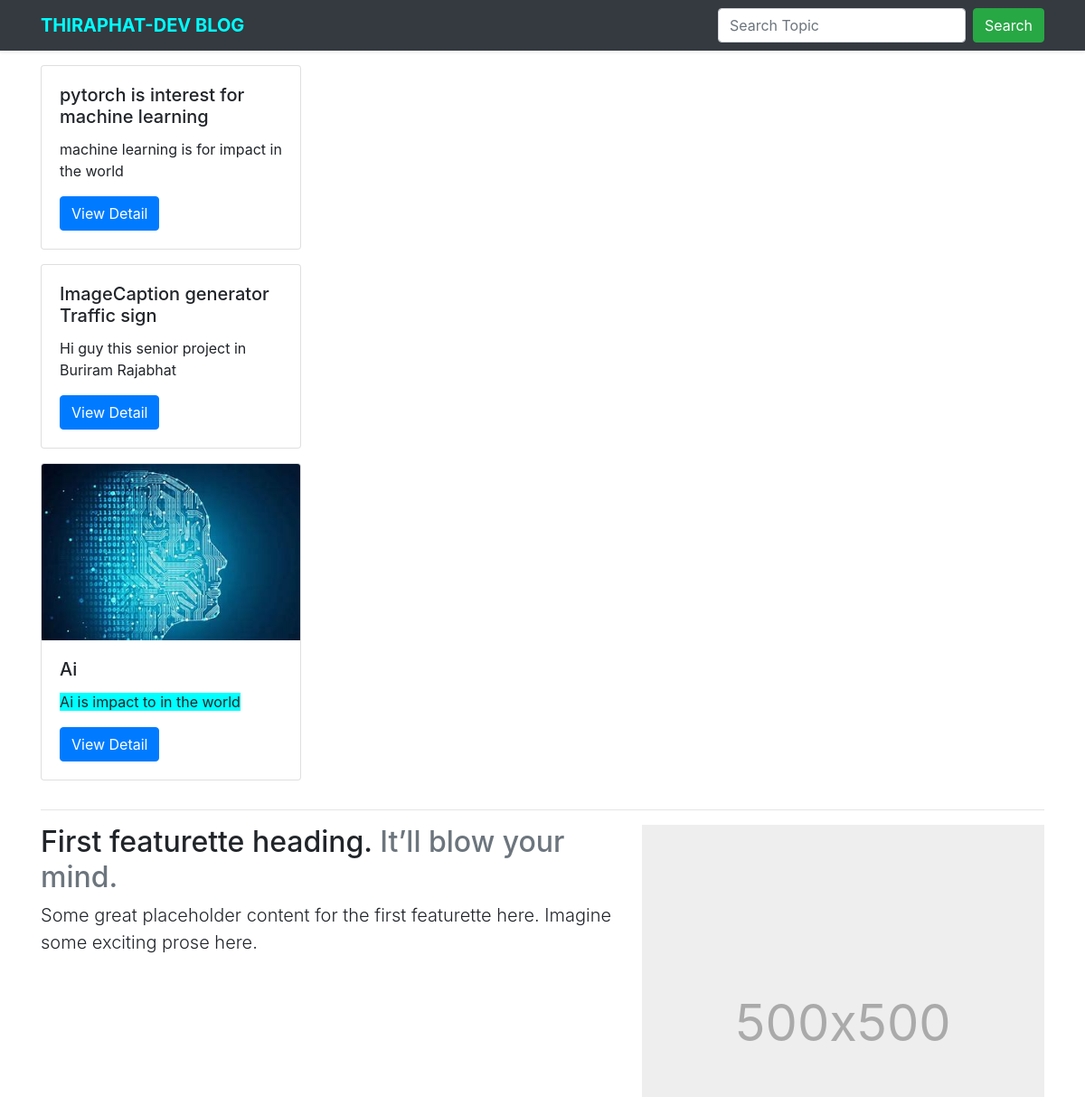
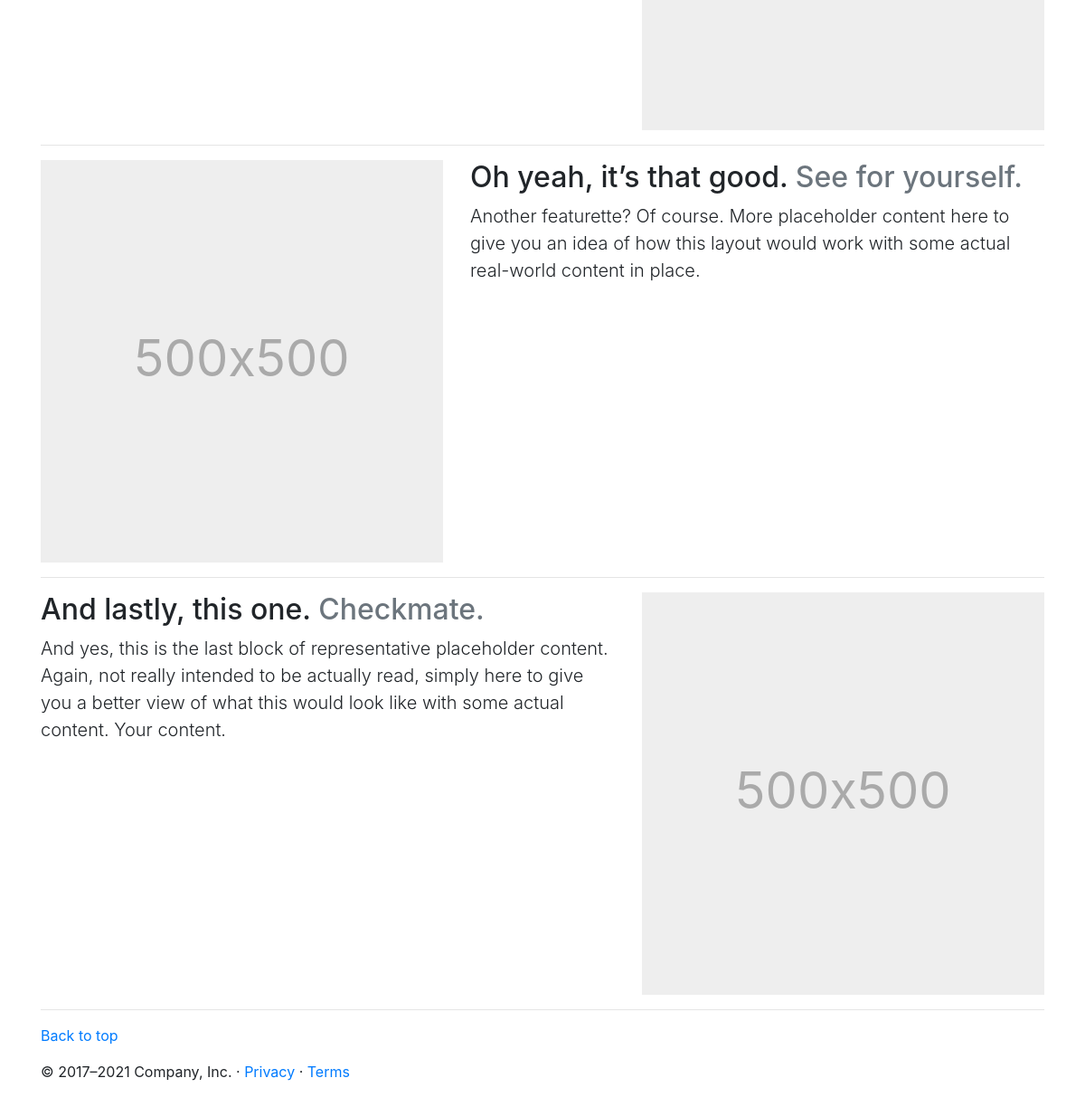
Screenshot of /blog/ with the database file from the repository (2 pictures, top to bottom).
### blog/models.py (models this page shows, shortened)
class Post(models.Model):
	categories_choice =  (
		("BlockChain", "BlockChain Technology"),
		("AI", "Technology"),
		("NFT", "NFT Technology"),
		("BACKEND", "BACKEND Technology"),
		("FRONTEND", "FRONTEND Technology"),
	)
	title = models.CharField(max_length=300)
	body = models.TextField()
	photo = models.ImageField(upload_to='blog/%Y/%m/%d', blank=True)
	category = models.CharField(max_length=50, choices=categories_choice)
	post_status = models.BooleanField(default=False)
	created_at = models.DateTimeField(auto_now_add=True)
	updated_at = models.DateTimeField(auto_now=True)

### blog/views.py (the view)
# urls.py: path('', views.index, name="index"),
def index(request):
    posts = Post.objects.all()
    return render(request, "index.html", {'posts': posts})

### blog/templates/index.html (shortened to what this page needs)
	{%extends 'base.html' %}
	{%block content%}
	<main>
		<div class="container">
			{% for post in posts%}
			<div class="row pb-3">
				<div class="col-sm-12">
					<div class="card" style="width: 18rem;">
						{% if post.photo %}
						<img src="{{post.photo.url}}" class="card-img-top" alt="{{post.title}}">
						{%endif%}
						<div class="card-body">
							<h5 class="card-title">{{post.title}}</h5>
							<p class="card-text">{{post.body|safe|truncatechars_html:200}}
							</p>
							<a href="{%url 'post_detail' post.id%}" class="btn btn-primary">View Detail</a>
						</div>
					</div>
				</div>
			</div>
			{%endfor%}
			<hr class="featurette-divider">
			<div class="row featurette">
				<div class="col-md-7">
					<h2 class="featurette-heading">First featurette heading. <span
							class="text-muted">It’ll blow your mind.</span></h2>
					<p class="lead">Some great placeholder content for the first featurette here.
						Imagine some exciting prose here.</p>
				</div>
				<div class="col-md-5">
					<svg class="bd-placeholder-img bd-placeholder-img-lg featurette-image img-fluid mx-auto"
						width="500" height="500" xmlns="http://www.w3.org/2000/svg" role="img"
						aria-label="Placeholder: 500x500" preserveAspectRatio="xMidYMid slice"
						focusable="false">
						<rect width="100%" height="100%" fill="#eee" /><text x="50%" y="50%"
							fill="#aaa" dy=".3em">500x500</text>
					</svg>
				</div>
			</div>
			<hr class="featurette-divider">
			<div class="row featurette">
				<div class="col-md-7 order-md-2">
					<h2 class="featurette-heading">Oh yeah, it’s that good. <span
							class="text-muted">See for yourself.</span></h2>
					<p class="lead">Another featurette? Of course. More placeholder content here to
						give you an idea of how this layout would work with some actual
						real-world content in place.</p>
				</div>
				<div class="col-md-5 order-md-1">
					<svg class="bd-placeholder-img bd-placeholder-img-lg featurette-image img-fluid mx-auto"
						width="500" height="500" xmlns="http://www.w3.org/2000/svg" role="img"
						aria-label="Placeholder: 500x500" preserveAspectRatio="xMidYMid slice"
						focusable="false">
						<rect width="100%" height="100%" fill="#eee" /><text x="50%" y="50%"
							fill="#aaa" dy=".3em">500x500</text>
					</svg>
				</div>
			</div>
			<hr class="featurette-divider">
			<div class="row featurette">
				<div class="col-md-7">
					<h2 class="featurette-heading">And lastly, this one. <span
							class="text-muted">Checkmate.</span></h2>
					<p class="lead">And yes, this is the last block of representative placeholder
						content. Again, not really intended to be actually read, simply here to
						give you a better view of what this would look like with some actual
						content. Your content.</p>
				</div>
				<div class="col-md-5">
					<svg class="bd-placeholder-img bd-placeholder-img-lg featurette-image img-fluid mx-auto"
						width="500" height="500" xmlns="http://www.w3.org/2000/svg" role="img"
						aria-label="Placeholder: 500x500" preserveAspectRatio="xMidYMid slice"
						focusable="false">
						<rect width="100%" height="100%" fill="#eee" /><text x="50%" y="50%"
							fill="#aaa" dy=".3em">500x500</text>
					</svg>
				</div>
			</div>
			<hr class="featurette-divider">
		</div>
		<footer class="container">
			<p class="float-end"><a href="#">Back to top</a></p>
			<p>&copy; 2017–2021 Company, Inc. &middot; <a href="#">Privacy</a> &middot; <a
					href="#">Terms</a></p>
		</footer>
	</main>
{%endblock%}

### blog/static/blog.css (style rules this page uses)
* { margin: 0; padding: 0; box-sizing: border-box; }

### blog/templates/base.html (style rules this page uses)
.bd-placeholder-img { font-size: 1.125rem; text-anchor: middle; -webkit-user-select: none; -moz-user-select: none; user-select: none; }
@media (min-width: 768px) { .bd-placeholder-img-lg { font-size: 3.5rem; } }

### rows the page displays
Post: title "pytorch is interest for machine learning", body "machine learning is for impact in the world"
Post: title "ImageCaption generator Traffic sign", body "Hi guy this senior project in Buriram Rajabhat"
Post: photo (picture), title "Ai", body "Ai is impact to in the world"
